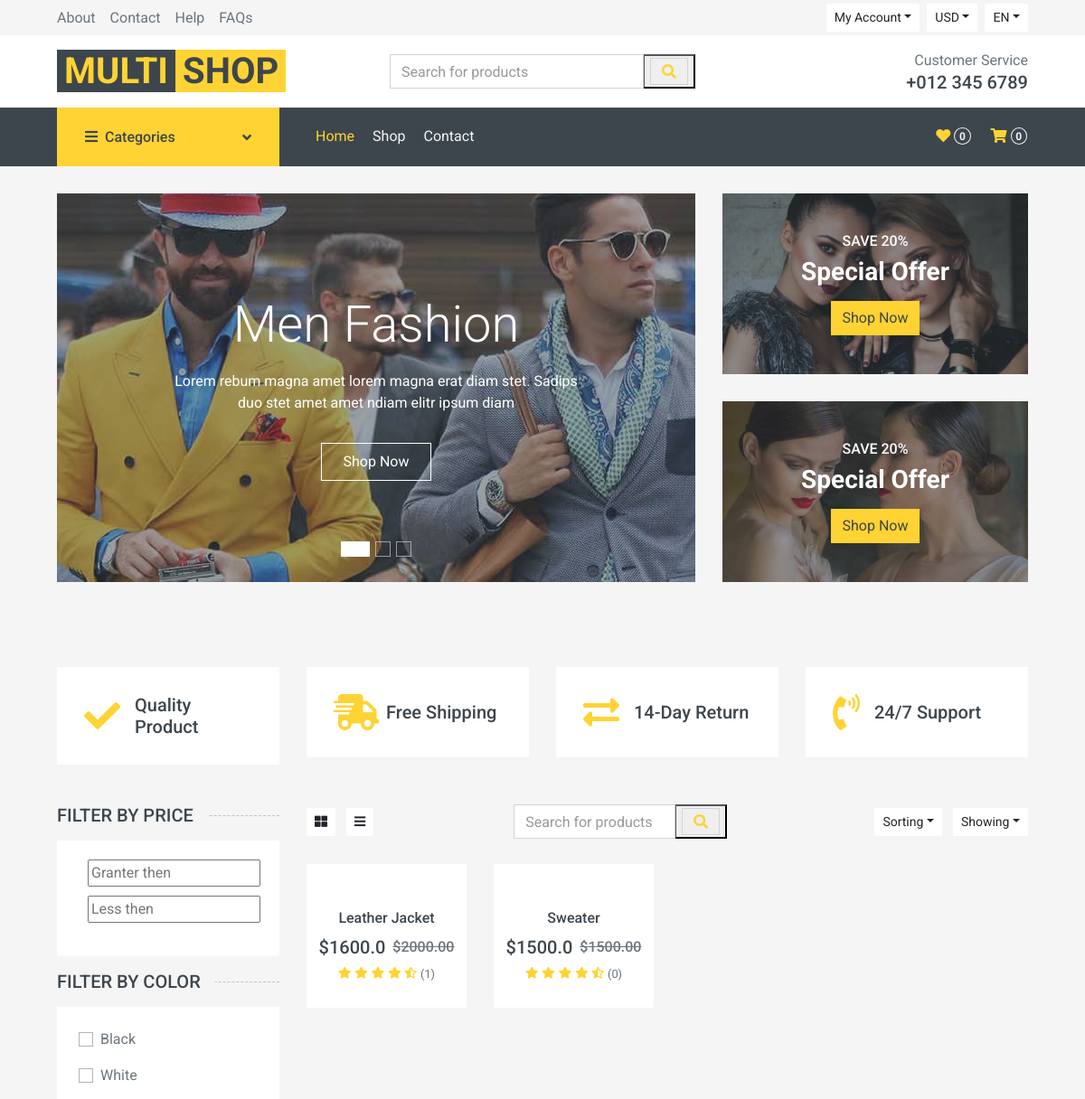
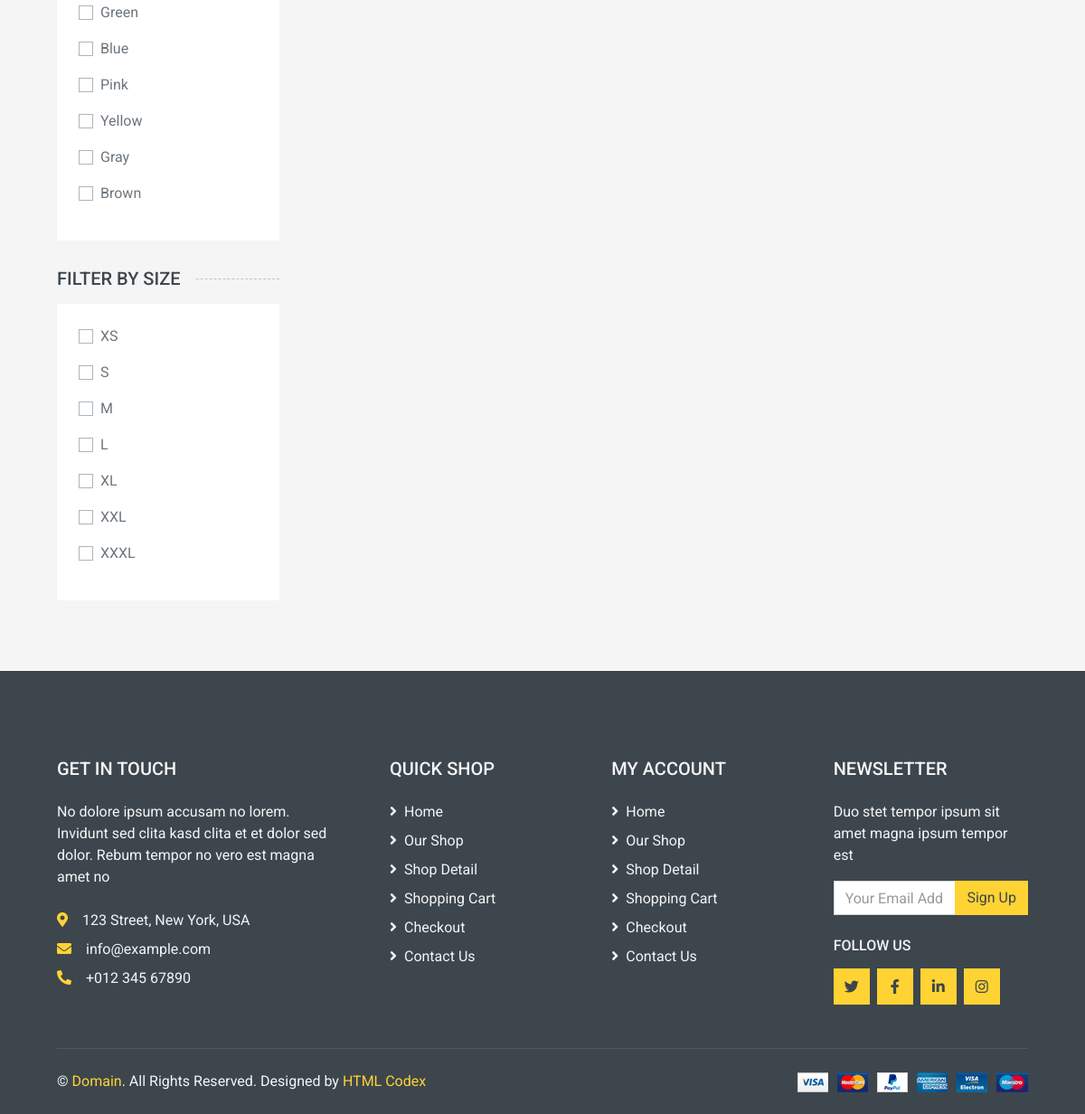
Screenshot of /products/ with the database file from the repository (2 pictures, top to bottom).
### apps/shop/models.py (models this page shows, shortened)
class ProductColors(models.Model):
    color = models.CharField("Color", max_length=25)
    class Meta:
        verbose_name = "Color"
        verbose_name_plural = "Colors"

class ProductSizes(models.Model):
    size = models.CharField("Size", max_length=5)
    class Meta:
        verbose_name = "Size"
        verbose_name_plural = "Sizes"

class Product(models.Model):
    slug = models.SlugField("Slug", max_length=100, null=False, unique=True)
    name = models.CharField("Product name", max_length=100)
    category = models.ForeignKey(Category, on_delete=models.SET_NULL, related_name="products", null=True, blank=False, verbose_name="Category")
    price = models.DecimalField("Price", max_digits=7, decimal_places=2)
    discount = models.PositiveSmallIntegerField("Discount", blank=True, default=0)
    sizes = models.ManyToManyField(ProductSizes, related_name="products")
    colors = models.ManyToManyField(ProductColors, related_name="products")
    description = models.TextField("Description")
    created = models.DateTimeField("Date created", auto_now_add=True)
    class Meta:
        verbose_name = "Product"
        verbose_name_plural = "Products"
    @property
    def total_price(self):
        price = float(self.price)
        return price - (price * (self.discount / 100))

### apps/shop/views.py (the view)
# urls.py: path("products/", view=views.category_products_view, name="category_products"),
def category_products_view(request, slug=None):
    if slug is None:
        queryset = Product.objects.all()
    else:
        queryset = Product.objects.filter(category__slug=slug)
    order_by = request.GET.get("order_by")
    if order_by is not None:
        queryset = queryset.order_by(order_by)
    filter = ProductFilter(data=request.GET, queryset=queryset)
    sizes = ProductSizes.objects.all().distinct()
    colors = ProductColors.objects.all().distinct()
    context = {
        "sizes": sizes,
        "colors": colors,
        "filter": filter,
    }
    return render(request=request, template_name="category_products.html", context=context)

### apps/account/context_processors.py (called while the page is built)
def favorites_count(request):
    user: User = request.user
    if user.is_authenticated:
        count = user.favorites.count()
    else:
        count = 0
    context = {
        "favorites_count": count
    }
    return context

### apps/shop/context_processors.py (called while the page is built)
def categories_processor(request):
    categories = Category.objects.filter(parent=None)
    context = {
        "categories": categories
    }
    return context

def cart_products_count(request):
    user = request.user
    if user.is_authenticated:
        cart = get_or_create_cart(request)
        count = 0
        for product in cart.cart_products.all():
            count += product.quantity
    else:
        count = 0
    context = {
        "cart_products_count": count
    }
    return context

### apps/shop/templates/category_products.html (shortened to what this page needs)
{% extends 'base.html' %}
{% load static %}
{% block content %}
{% include 'banner.html' %}
<form method="get">
    <div class="container-fluid">
        <div class="row px-xl-5">
            <div class="col-lg-3 col-md-4">
                <h5 class="section-title position-relative text-uppercase mb-3"><span class="bg-secondary pr-3">Filter by price</span></h5>
                <div class="bg-light p-4 mb-3">
                    <div class="custom-control d-flex align-items-center justify-content-between mb-3">
                        <input type="number" class="custom-price" id="price-1" name="price__gt" placeholder="Granter then">
                    </div>
                    <div class="custom-control d-flex align-items-center justify-content-between mb-3">
                        <input type="number" class="custom-price" id="price-2" name="price__lt" placeholder="Less then">
                    </div>
                </div>
                <h5 class="section-title position-relative text-uppercase mb-3"><span class="bg-secondary pr-3">Filter by color</span></h5>
                <div class="bg-light p-4 mb-30">
                    {% for color in colors %}
                    <div class="custom-control custom-checkbox d-flex align-items-center justify-content-between mb-3">
                        <label class="custom-control-label" for="color-{{ color.pk }}">{{ color.color }}</label>
                    </div>
                    {% endfor %}
                </div>
                <h5 class="section-title position-relative text-uppercase mb-3"><span class="bg-secondary pr-3">Filter by size</span></h5>
                <div class="bg-light p-4 mb-30">
                    {% for size in sizes %}
                    <div class="custom-control custom-checkbox d-flex align-items-center justify-content-between mb-3">
                        <label class="custom-control-label" for="size-{{ size.pk }}">{{ size.size }}</label>
                    </div>
                    {% endfor %}
                </div>
            </div>
            <div class="col-lg-9 col-md-8">
                <div class="row pb-3">
                    <div class="col-12 pb-1">
                        <div class="d-flex align-items-center justify-content-between mb-4">
                            <div>
                                <button class="btn btn-sm btn-light"><i class="fa fa-th-large"></i></button>
                                <button class="btn btn-sm btn-light ml-2"><i class="fa fa-bars"></i></button>
                            </div>
                            <div class="col-lg-4 col-6 text-left">
                                <div class="input-group">
                                    <input type="text" class="form-control" placeholder="Search for products" name="name">
                                    <div class="input-group-append">
                                        <button type="submit">
                                        <span class="input-group-text bg-transparent text-primary">
                                            <i class="fa fa-search"></i>
                                        </span>
                                        </button>
                                    </div>
                                </div>
                            </div>
                            <div class="ml-2">
                                <div class="btn-group">
                                    <button type="button" class="btn btn-sm btn-light dropdown-toggle" data-toggle="dropdown">Sorting</button>
                                </div>
                                <div class="btn-group ml-2">
                                    <button type="button" class="btn btn-sm btn-light dropdown-toggle" data-toggle="dropdown">Showing</button>
                                </div>
                            </div>
                        </div>
                    </div>
                    {% for product in filter.qs %}
                    <div class="col-lg-3 col-md-4 col-sm-6 pb-1">
                        <div class="product-item bg-light mb-4">
                            <div class="product-img position-relative overflow-hidden">
                                <div class="product-action">
                                </div>
                            </div>
                            <div class="text-center py-4">
                                <a class="h6 text-decoration-none text-truncate" href="">{{ product.name }}</a>
                                <div class="d-flex align-items-center justify-content-center mt-2">
                                    <h5>${{product.total_price}}</h5><h6 class="text-muted ml-2"><del>${{product.price}}</del></h6>
                                </div>
                                <div class="d-flex align-items-center justify-content-center mb-1">
                                    <small class="fa fa-star text-primary mr-1"></small>
                                    <small class="fa fa-star text-primary mr-1"></small>
                                    <small class="fa fa-star text-primary mr-1"></small>
                                    <small class="fa fa-star text-primary mr-1"></small>
                                    <small class="fa fa-star-half-alt text-primary mr-1"></small>
                                    <small>({{ product.reviews.count }})</small>
                                </div>
                            </div>
                        </div>
                    </div>
                    {% endfor %}
                </div>
            </div>
        </div>
    </div>
</form>
{% endblock %}

### apps/shop/templates/category_products.html (style rules this page uses)
.custom-price { position: absolute; left: 10px; }

### rows the page displays
ProductColors: color "Black"
ProductColors: color "White"
ProductColors: color "Green"
ProductColors: color "Blue"
ProductColors: color "Pink"
ProductColors: color "Yellow"
ProductColors: color "Gray"
ProductColors: color "Brown"
ProductSizes: size "XS"
ProductSizes: size "S"
ProductSizes: size "M"
ProductSizes: size "L"
ProductSizes: size "XL"
ProductSizes: size "XXL"
ProductSizes: size "XXXL"
Product: name "Leather Jacket", total_price "1600.0", price "2000.00", reviews.count "1"
Product: name "Sweater", total_price "1500.0", price "1500.00", reviews.count "0"

### other values shown
{{ favorites_count }} "0"
{{ cart_products_count }} "0"
